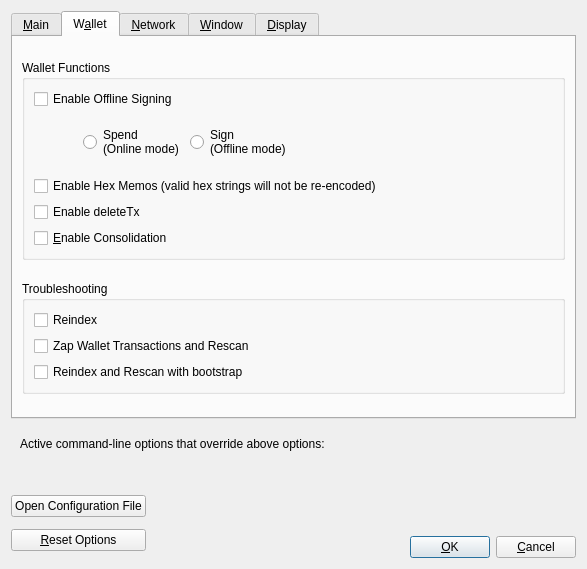
<?xml version="1.0" encoding="UTF-8"?>
<ui version="4.0">
 <class>OptionsDialog</class>
 <widget class="QDialog" name="OptionsDialog">
  <property name="geometry">
   <rect>
    <x>0</x>
    <y>0</y>
    <width>587</width>
    <height>569</height>
   </rect>
  </property>
  <property name="windowTitle">
   <string>Options</string>
  </property>
  <property name="modal">
   <bool>true</bool>
  </property>
  <layout class="QVBoxLayout" name="verticalLayout">
   <item>
    <widget class="QTabWidget" name="tabWidget">
     <property name="currentIndex">
      <number>1</number>
     </property>
     <widget class="QWidget" name="tabMain">
      <attribute name="title">
       <string>&amp;Main</string>
      </attribute>
      <layout class="QVBoxLayout" name="verticalLayout_Main">
       <item>
        <widget class="QCheckBox" name="komodoAtStartup">
         <property name="toolTip">
          <string>Automatically start %1 after logging in to the system.</string>
         </property>
         <property name="text">
          <string>&amp;Start %1 on system login</string>
         </property>
        </widget>
       </item>
       <item>
        <layout class="QHBoxLayout" name="horizontalLayout_2_Main">
         <item>
          <widget class="QLabel" name="databaseCacheLabel">
           <property name="text">
            <string>Size of &amp;database cache</string>
           </property>
           <property name="textFormat">
            <enum>Qt::PlainText</enum>
           </property>
           <property name="buddy">
            <cstring>databaseCache</cstring>
           </property>
          </widget>
         </item>
         <item>
          <widget class="QSpinBox" name="databaseCache"/>
         </item>
         <item>
          <widget class="QLabel" name="databaseCacheUnitLabel">
           <property name="text">
            <string>MB</string>
           </property>
           <property name="textFormat">
            <enum>Qt::PlainText</enum>
           </property>
          </widget>
         </item>
         <item>
          <spacer name="horizontalSpacer_2_Main">
           <property name="orientation">
            <enum>Qt::Horizontal</enum>
           </property>
           <property name="sizeHint" stdset="0">
            <size>
             <width>40</width>
             <height>20</height>
            </size>
           </property>
          </spacer>
         </item>
        </layout>
       </item>
       <item>
        <layout class="QHBoxLayout" name="horizontalLayout_3_Main">
         <item>
          <widget class="QLabel" name="threadsScriptVerifLabel">
           <property name="text">
            <string>Number of script &amp;verification threads</string>
           </property>
           <property name="textFormat">
            <enum>Qt::PlainText</enum>
           </property>
           <property name="buddy">
            <cstring>threadsScriptVerif</cstring>
           </property>
          </widget>
         </item>
         <item>
          <widget class="QSpinBox" name="threadsScriptVerif">
           <property name="toolTip">
            <string>(0 = auto, &lt;0 = leave that many cores free)</string>
           </property>
          </widget>
         </item>
         <item>
          <spacer name="horizontalSpacer_3_Main">
           <property name="orientation">
            <enum>Qt::Horizontal</enum>
           </property>
           <property name="sizeHint" stdset="0">
            <size>
             <width>40</width>
             <height>20</height>
            </size>
           </property>
          </spacer>
         </item>
        </layout>
       </item>
       <item>
        <spacer name="verticalSpacer_Main">
         <property name="orientation">
          <enum>Qt::Vertical</enum>
         </property>
         <property name="sizeHint" stdset="0">
          <size>
           <width>20</width>
           <height>40</height>
          </size>
         </property>
        </spacer>
       </item>
      </layout>
     </widget>
     <widget class="QWidget" name="tabWallet">
      <attribute name="title">
       <string>W&amp;allet</string>
      </attribute>
      <layout class="QVBoxLayout" name="verticalLayout_7">
       <item>
        <spacer name="verticalSpacer_3">
         <property name="orientation">
          <enum>Qt::Vertical</enum>
         </property>
         <property name="sizeHint" stdset="0">
          <size>
           <width>20</width>
           <height>14</height>
          </size>
         </property>
        </spacer>
       </item>
       <item>
        <widget class="QGroupBox" name="groupBox_3">
         <property name="minimumSize">
          <size>
           <width>0</width>
           <height>200</height>
          </size>
         </property>
         <property name="title">
          <string>Wallet Functions</string>
         </property>
         <layout class="QGridLayout" name="gridLayout_5">
          <item row="6" column="0">
           <widget class="QCheckBox" name="saplingConsolidationEnabled">
            <property name="toolTip">
             <string>Enable automatic creation of consolidation transactions to reduce walle size and number of active notes.</string>
            </property>
            <property name="text">
             <string>&amp;Enable Consolidation</string>
            </property>
           </widget>
          </item>
          <item row="4" column="0">
           <widget class="QCheckBox" name="enableHexEncoding">
            <property name="text">
             <string>Enable Hex Memos (valid hex strings will not be re-encoded)</string>
            </property>
           </widget>
          </item>
          <item row="0" column="0">
           <widget class="QCheckBox" name="enableOfflineSigning">
            <property name="toolTip">
             <string>Allow the creation and authorisation of transactions to be split. Authorisation occurrs on a machine that is not connected to the internet</string>
            </property>
            <property name="text">
             <string>Enable Offline Signing</string>
            </property>
           </widget>
          </item>
          <item row="5" column="0">
           <widget class="QCheckBox" name="enableDeleteTx">
            <property name="toolTip">
             <string>Enable or Disable DeleteTx</string>
            </property>
            <property name="text">
             <string>Enable deleteTx</string>
            </property>
           </widget>
          </item>
          <item row="1" column="0" colspan="2">
           <widget class="QFrame" name="frameOfflineSigning">
            <layout class="QGridLayout" name="gridLayout">
             <item row="0" column="1">
              <widget class="QRadioButton" name="rbOfflineSigning_Spend">
               <property name="toolTip">
                <string>This wallet acts as the online participant that creates the transaction. The (extended) viewing key of the spending address is required. Access to the blockchain is required via an internet connection.</string>
               </property>
               <property name="text">
                <string>Spend
(Online mode)</string>
               </property>
              </widget>
             </item>
             <item row="0" column="3">
              <spacer name="hsOfflineSigning2">
               <property name="orientation">
                <enum>Qt::Horizontal</enum>
               </property>
               <property name="sizeHint" stdset="0">
                <size>
                 <width>40</width>
                 <height>0</height>
                </size>
               </property>
              </spacer>
             </item>
             <item row="0" column="0">
              <spacer name="hsOfflineSigning1">
               <property name="orientation">
                <enum>Qt::Horizontal</enum>
               </property>
               <property name="sizeType">
                <enum>QSizePolicy::Fixed</enum>
               </property>
               <property name="sizeHint" stdset="0">
                <size>
                 <width>40</width>
                 <height>0</height>
                </size>
               </property>
              </spacer>
             </item>
             <item row="0" column="2">
              <widget class="QRadioButton" name="rbOfflineSigning_Sign">
               <property name="toolTip">
                <string>This wallet acts as the offline participant that signs the transaction. The (extended) spending key of the spending address is required. Access to the blockchain is not required.</string>
               </property>
               <property name="text">
                <string>Sign
(Offline mode)</string>
               </property>
              </widget>
             </item>
            </layout>
           </widget>
          </item>
         </layout>
        </widget>
       </item>
       <item>
        <spacer name="verticalSpacer_2">
         <property name="orientation">
          <enum>Qt::Vertical</enum>
         </property>
         <property name="sizeHint" stdset="0">
          <size>
           <width>20</width>
           <height>13</height>
          </size>
         </property>
        </spacer>
       </item>
       <item>
        <widget class="QGroupBox" name="groupBox_2">
         <property name="title">
          <string>Troubleshooting</string>
         </property>
         <layout class="QVBoxLayout" name="verticalLayout_3">
          <item>
           <widget class="QCheckBox" name="chkReindex">
            <property name="toolTip">
             <string>Reindex on restart</string>
            </property>
            <property name="text">
             <string>Reindex</string>
            </property>
           </widget>
          </item>
          <item>
           <widget class="QCheckBox" name="chkZapWalletTxes">
            <property name="toolTip">
             <string>Remove all wallet transaction and rescan the blockchain for all transactions.</string>
            </property>
            <property name="text">
             <string>Zap Wallet Transactions and Rescan</string>
            </property>
           </widget>
          </item>
          <item>
           <widget class="QCheckBox" name="chkBootstrap">
            <property name="toolTip">
             <string>Reset wallet data using the downloadable bootstrap.</string>
            </property>
            <property name="text">
             <string>Reindex and Rescan with bootstrap</string>
            </property>
           </widget>
          </item>
         </layout>
        </widget>
       </item>
       <item>
        <spacer name="verticalSpacer_4">
         <property name="orientation">
          <enum>Qt::Vertical</enum>
         </property>
         <property name="sizeHint" stdset="0">
          <size>
           <width>20</width>
           <height>14</height>
          </size>
         </property>
        </spacer>
       </item>
      </layout>
     </widget>
     <widget class="QWidget" name="tabNetwork">
      <attribute name="title">
       <string>&amp;Network</string>
      </attribute>
      <layout class="QVBoxLayout" name="verticalLayout_2">
       <item>
        <widget class="QCheckBox" name="requireTLS">
         <property name="toolTip">
          <string>Accept connections from outside.</string>
         </property>
         <property name="text">
          <string>Only connect to encrypted peers</string>
         </property>
        </widget>
       </item>
       <item>
        <widget class="QCheckBox" name="mapPortUpnp">
         <property name="toolTip">
          <string>Automatically open the Eskenas client port on the router. This only works when your router supports UPnP and it is enabled.</string>
         </property>
         <property name="text">
          <string>Map port using &amp;UPnP</string>
         </property>
        </widget>
       </item>
       <item>
        <widget class="QCheckBox" name="allowIncoming">
         <property name="toolTip">
          <string>Accept connections from outside.</string>
         </property>
         <property name="text">
          <string>Allow incomin&amp;g connections</string>
         </property>
        </widget>
       </item>
       <item>
        <widget class="QCheckBox" name="connectSocks">
         <property name="toolTip">
          <string>Connect to the Eskenas network through a SOCKS5 proxy.</string>
         </property>
         <property name="text">
          <string>&amp;Connect through SOCKS5 proxy (default proxy):</string>
         </property>
        </widget>
       </item>
       <item>
        <layout class="QHBoxLayout" name="horizontalLayout_1_Network">
         <item>
          <widget class="QLabel" name="proxyIpLabel">
           <property name="text">
            <string>Proxy &amp;IP:</string>
           </property>
           <property name="textFormat">
            <enum>Qt::PlainText</enum>
           </property>
           <property name="buddy">
            <cstring>proxyIp</cstring>
           </property>
          </widget>
         </item>
         <item>
          <widget class="QValidatedLineEdit" name="proxyIp">
           <property name="minimumSize">
            <size>
             <width>140</width>
             <height>0</height>
            </size>
           </property>
           <property name="maximumSize">
            <size>
             <width>140</width>
             <height>16777215</height>
            </size>
           </property>
           <property name="toolTip">
            <string>IP address of the proxy (e.g. IPv4: 127.0.0.1 / IPv6: ::1)</string>
           </property>
          </widget>
         </item>
         <item>
          <widget class="QLabel" name="proxyPortLabel">
           <property name="text">
            <string>&amp;Port:</string>
           </property>
           <property name="textFormat">
            <enum>Qt::PlainText</enum>
           </property>
           <property name="buddy">
            <cstring>proxyPort</cstring>
           </property>
          </widget>
         </item>
         <item>
          <widget class="QLineEdit" name="proxyPort">
           <property name="minimumSize">
            <size>
             <width>55</width>
             <height>0</height>
            </size>
           </property>
           <property name="maximumSize">
            <size>
             <width>55</width>
             <height>16777215</height>
            </size>
           </property>
           <property name="toolTip">
            <string>Port of the proxy (e.g. 9050)</string>
           </property>
          </widget>
         </item>
         <item>
          <spacer name="horizontalSpacer_1_Network">
           <property name="orientation">
            <enum>Qt::Horizontal</enum>
           </property>
           <property name="sizeHint" stdset="0">
            <size>
             <width>40</width>
             <height>20</height>
            </size>
           </property>
          </spacer>
         </item>
        </layout>
       </item>
       <item>
        <layout class="QHBoxLayout" name="horizontalLayout_2_Network">
         <item>
          <widget class="QLabel" name="proxyActiveNets">
           <property name="text">
            <string>Used for reaching peers via:</string>
           </property>
           <property name="textFormat">
            <enum>Qt::PlainText</enum>
           </property>
          </widget>
         </item>
         <item>
          <widget class="QCheckBox" name="proxyReachIPv4">
           <property name="enabled">
            <bool>false</bool>
           </property>
           <property name="toolTip">
            <string>Shows if the supplied default SOCKS5 proxy is used to reach peers via this network type.</string>
           </property>
           <property name="text">
            <string/>
           </property>
          </widget>
         </item>
         <item>
          <widget class="QLabel" name="proxyReachIPv4Label">
           <property name="text">
            <string>IPv4</string>
           </property>
           <property name="textFormat">
            <enum>Qt::PlainText</enum>
           </property>
          </widget>
         </item>
         <item>
          <widget class="QCheckBox" name="proxyReachIPv6">
           <property name="enabled">
            <bool>false</bool>
           </property>
           <property name="toolTip">
            <string>Shows if the supplied default SOCKS5 proxy is used to reach peers via this network type.</string>
           </property>
           <property name="text">
            <string/>
           </property>
          </widget>
         </item>
         <item>
          <widget class="QLabel" name="proxyReachIPv6Label">
           <property name="text">
            <string>IPv6</string>
           </property>
           <property name="textFormat">
            <enum>Qt::PlainText</enum>
           </property>
          </widget>
         </item>
         <item>
          <widget class="QCheckBox" name="proxyReachTor">
           <property name="enabled">
            <bool>false</bool>
           </property>
           <property name="toolTip">
            <string>Shows if the supplied default SOCKS5 proxy is used to reach peers via this network type.</string>
           </property>
           <property name="text">
            <string/>
           </property>
          </widget>
         </item>
         <item>
          <widget class="QLabel" name="proxyReachTorLabel">
           <property name="text">
            <string>Tor</string>
           </property>
           <property name="textFormat">
            <enum>Qt::PlainText</enum>
           </property>
          </widget>
         </item>
         <item>
          <spacer name="horizontalSpacer_2_Network">
           <property name="orientation">
            <enum>Qt::Horizontal</enum>
           </property>
           <property name="sizeHint" stdset="0">
            <size>
             <width>40</width>
             <height>20</height>
            </size>
           </property>
          </spacer>
         </item>
        </layout>
       </item>
       <item>
        <widget class="QCheckBox" name="connectSocksTor">
         <property name="toolTip">
          <string>Connect to the Eskenas network through a separate SOCKS5 proxy for Tor hidden services.</string>
         </property>
         <property name="text">
          <string>Use separate SOCKS&amp;5 proxy to reach peers via Tor hidden services:</string>
         </property>
        </widget>
       </item>
       <item>
        <layout class="QHBoxLayout" name="horizontalLayout_3_Network">
         <item>
          <widget class="QLabel" name="proxyIpTorLabel">
           <property name="text">
            <string>Proxy &amp;IP:</string>
           </property>
           <property name="textFormat">
            <enum>Qt::PlainText</enum>
           </property>
           <property name="buddy">
            <cstring>proxyIpTor</cstring>
           </property>
          </widget>
         </item>
         <item>
          <widget class="QValidatedLineEdit" name="proxyIpTor">
           <property name="minimumSize">
            <size>
             <width>140</width>
             <height>0</height>
            </size>
           </property>
           <property name="maximumSize">
            <size>
             <width>140</width>
             <height>16777215</height>
            </size>
           </property>
           <property name="toolTip">
            <string>IP address of the proxy (e.g. IPv4: 127.0.0.1 / IPv6: ::1)</string>
           </property>
          </widget>
         </item>
         <item>
          <widget class="QLabel" name="proxyPortTorLabel">
           <property name="text">
            <string>&amp;Port:</string>
           </property>
           <property name="textFormat">
            <enum>Qt::PlainText</enum>
           </property>
           <property name="buddy">
            <cstring>proxyPortTor</cstring>
           </property>
          </widget>
         </item>
         <item>
          <widget class="QLineEdit" name="proxyPortTor">
           <property name="minimumSize">
            <size>
             <width>55</width>
             <height>0</height>
            </size>
           </property>
           <property name="maximumSize">
            <size>
             <width>55</width>
             <height>16777215</height>
            </size>
           </property>
           <property name="toolTip">
            <string>Port of the proxy (e.g. 9050)</string>
           </property>
          </widget>
         </item>
         <item>
          <spacer name="horizontalSpacer_4_Network">
           <property name="orientation">
            <enum>Qt::Horizontal</enum>
           </property>
           <property name="sizeHint" stdset="0">
            <size>
             <width>40</width>
             <height>20</height>
            </size>
           </property>
          </spacer>
         </item>
        </layout>
       </item>
       <item>
        <spacer name="verticalSpacer_Network">
         <property name="orientation">
          <enum>Qt::Vertical</enum>
         </property>
         <property name="sizeHint" stdset="0">
          <size>
           <width>20</width>
           <height>40</height>
          </size>
         </property>
        </spacer>
       </item>
      </layout>
     </widget>
     <widget class="QWidget" name="tabWindow">
      <attribute name="title">
       <string>&amp;Window</string>
      </attribute>
      <layout class="QVBoxLayout" name="verticalLayout_Window">
       <item>
        <widget class="QCheckBox" name="hideTrayIcon">
         <property name="toolTip">
          <string>Hide the icon from the system tray.</string>
         </property>
         <property name="text">
          <string>&amp;Hide tray icon</string>
         </property>
        </widget>
       </item>
       <item>
        <widget class="QCheckBox" name="minimizeToTray">
         <property name="toolTip">
          <string>Show only a tray icon after minimizing the window.</string>
         </property>
         <property name="text">
          <string>&amp;Minimize to the tray instead of the taskbar</string>
         </property>
        </widget>
       </item>
       <item>
        <widget class="QCheckBox" name="minimizeOnClose">
         <property name="toolTip">
          <string>Minimize instead of exit the application when the window is closed. When this option is enabled, the application will be closed only after selecting Exit in the menu.</string>
         </property>
         <property name="text">
          <string>M&amp;inimize on close</string>
         </property>
        </widget>
       </item>
       <item>
        <spacer name="verticalSpacer_Window">
         <property name="orientation">
          <enum>Qt::Vertical</enum>
         </property>
         <property name="sizeHint" stdset="0">
          <size>
           <width>20</width>
           <height>40</height>
          </size>
         </property>
        </spacer>
       </item>
      </layout>
     </widget>
     <widget class="QWidget" name="tabDisplay">
      <attribute name="title">
       <string>&amp;Display</string>
      </attribute>
      <layout class="QVBoxLayout" name="verticalLayout_6">
       <item>
        <layout class="QHBoxLayout" name="horizontalLayout_4_Display">
         <item>
          <widget class="QLabel" name="themeLabel">
           <property name="text">
            <string>Wallet Theme</string>
           </property>
           <property name="textFormat">
            <enum>Qt::PlainText</enum>
           </property>
           <property name="buddy">
            <cstring>theme</cstring>
           </property>
          </widget>
         </item>
         <item>
          <widget class="QValueComboBox" name="theme">
           <property name="toolTip">
            <string>The user interface theme can be set here</string>
           </property>
          </widget>
         </item>
        </layout>
       </item>
       <item>
        <layout class="QHBoxLayout" name="horizontalLayout_1_Display">
         <item>
          <widget class="QLabel" name="langLabel">
           <property name="text">
            <string>User Interface &amp;language:</string>
           </property>
           <property name="textFormat">
            <enum>Qt::PlainText</enum>
           </property>
           <property name="buddy">
            <cstring>lang</cstring>
           </property>
          </widget>
         </item>
         <item>
          <widget class="QValueComboBox" name="lang">
           <property name="toolTip">
            <string>The user interface language can be set here. This setting will take effect after restarting %1.</string>
           </property>
          </widget>
         </item>
        </layout>
       </item>
       <item>
        <layout class="QHBoxLayout" name="horizontalLayout_2_Display">
         <item>
          <widget class="QLabel" name="unitLabel">
           <property name="text">
            <string>&amp;Unit to show amounts in:</string>
           </property>
           <property name="textFormat">
            <enum>Qt::PlainText</enum>
           </property>
           <property name="buddy">
            <cstring>unit</cstring>
           </property>
          </widget>
         </item>
         <item>
          <widget class="QValueComboBox" name="unit">
           <property name="toolTip">
            <string>Choose the default subdivision unit to show in the interface and when sending coins.</string>
           </property>
          </widget>
         </item>
        </layout>
       </item>
       <item>
        <layout class="QHBoxLayout" name="horizontalLayout_3_Display">
         <item>
          <widget class="QLabel" name="thirdPartyTxUrlsLabel">
           <property name="toolTip">
            <string>Third party URLs (e.g. a block explorer) that appear in the transactions tab as context menu items. %s in the URL is replaced by transaction hash. Multiple URLs are separated by vertical bar |.</string>
           </property>
           <property name="text">
            <string>&amp;Third party transaction URLs</string>
           </property>
           <property name="buddy">
            <cstring>thirdPartyTxUrls</cstring>
           </property>
          </widget>
         </item>
         <item>
          <widget class="QLineEdit" name="thirdPartyTxUrls">
           <property name="toolTip">
            <string>Third party URLs (e.g. a block explorer) that appear in the transactions tab as context menu items. %s in the URL is replaced by transaction hash. Multiple URLs are separated by vertical bar |.</string>
           </property>
          </widget>
         </item>
        </layout>
       </item>
       <item>
        <spacer name="verticalSpacer_Display">
         <property name="orientation">
          <enum>Qt::Vertical</enum>
         </property>
         <property name="sizeHint" stdset="0">
          <size>
           <width>20</width>
           <height>40</height>
          </size>
         </property>
        </spacer>
       </item>
      </layout>
     </widget>
    </widget>
   </item>
   <item>
    <widget class="QFrame" name="frame">
     <layout class="QVBoxLayout" name="verticalLayout_Bottom">
      <item>
       <layout class="QHBoxLayout" name="horizontalLayout_Bottom">
        <item>
         <widget class="QLabel" name="overriddenByCommandLineInfoLabel">
          <property name="text">
           <string>Active command-line options that override above options:</string>
          </property>
          <property name="textFormat">
           <enum>Qt::PlainText</enum>
          </property>
         </widget>
        </item>
        <item>
         <spacer name="horizontalSpacer_Bottom">
          <property name="orientation">
           <enum>Qt::Horizontal</enum>
          </property>
          <property name="sizeHint" stdset="0">
           <size>
            <width>40</width>
            <height>20</height>
           </size>
          </property>
         </spacer>
        </item>
       </layout>
      </item>
      <item>
       <widget class="QLabel" name="overriddenByCommandLineLabel">
        <property name="text">
         <string/>
        </property>
        <property name="textFormat">
         <enum>Qt::PlainText</enum>
        </property>
        <property name="wordWrap">
         <bool>true</bool>
        </property>
       </widget>
      </item>
     </layout>
    </widget>
   </item>
   <item>
    <layout class="QHBoxLayout" name="horizontalLayout_Buttons">
     <item>
      <layout class="QVBoxLayout" name="verticalLayout_Buttons">
       <item>
        <widget class="QPushButton" name="openKomodoConfButton">
         <property name="toolTip">
          <string>Open the %1 configuration file from the working directory.</string>
         </property>
         <property name="text">
          <string>Open Configuration File</string>
         </property>
         <property name="autoDefault">
          <bool>false</bool>
         </property>
        </widget>
       </item>
       <item>
        <widget class="QPushButton" name="resetButton">
         <property name="toolTip">
          <string>Reset all client options to default.</string>
         </property>
         <property name="text">
          <string>&amp;Reset Options</string>
         </property>
         <property name="autoDefault">
          <bool>false</bool>
         </property>
        </widget>
       </item>
      </layout>
     </item>
     <item>
      <spacer name="horizontalSpacer_1">
       <property name="orientation">
        <enum>Qt::Horizontal</enum>
       </property>
       <property name="sizeHint" stdset="0">
        <size>
         <width>40</width>
         <height>48</height>
        </size>
       </property>
      </spacer>
     </item>
     <item>
      <widget class="QLabel" name="statusLabel">
       <property name="minimumSize">
        <size>
         <width>200</width>
         <height>0</height>
        </size>
       </property>
       <property name="font">
        <font>
         <weight>75</weight>
         <bold>true</bold>
        </font>
       </property>
       <property name="text">
        <string/>
       </property>
       <property name="textFormat">
        <enum>Qt::PlainText</enum>
       </property>
       <property name="wordWrap">
        <bool>true</bool>
       </property>
      </widget>
     </item>
     <item>
      <spacer name="horizontalSpacer_2">
       <property name="orientation">
        <enum>Qt::Horizontal</enum>
       </property>
       <property name="sizeHint" stdset="0">
        <size>
         <width>40</width>
         <height>48</height>
        </size>
       </property>
      </spacer>
     </item>
     <item>
      <layout class="QVBoxLayout" name="verticalLayout_4">
       <item>
        <spacer name="verticalSpacer">
         <property name="orientation">
          <enum>Qt::Vertical</enum>
         </property>
         <property name="sizeHint" stdset="0">
          <size>
           <width>20</width>
           <height>40</height>
          </size>
         </property>
        </spacer>
       </item>
       <item>
        <layout class="QHBoxLayout" name="horizontalLayout">
         <item>
          <widget class="QPushButton" name="okButton">
           <property name="text">
            <string>&amp;OK</string>
           </property>
           <property name="autoDefault">
            <bool>false</bool>
           </property>
           <property name="default">
            <bool>true</bool>
           </property>
          </widget>
         </item>
         <item>
          <widget class="QPushButton" name="cancelButton">
           <property name="text">
            <string>&amp;Cancel</string>
           </property>
           <property name="autoDefault">
            <bool>false</bool>
           </property>
          </widget>
         </item>
        </layout>
       </item>
      </layout>
     </item>
    </layout>
   </item>
  </layout>
 </widget>
 <customwidgets>
  <customwidget>
   <class>QValidatedLineEdit</class>
   <extends>QLineEdit</extends>
   <header>qvalidatedlineedit.h</header>
  </customwidget>
  <customwidget>
   <class>QValueComboBox</class>
   <extends>QComboBox</extends>
   <header>qvaluecombobox.h</header>
  </customwidget>
 </customwidgets>
 <resources/>
 <connections/>
</ui>
